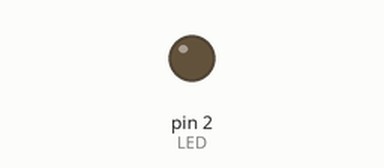
Simulated run of this sketch. Board: Arduino Uno, built for the host (arithmetic inside an expression is 32-bit, double 64-bit). On the bench: output pins drawn as LEDs (lit = HIGH). What the sketch prints to the serial monitor is not drawn.

Above: at 0.1 s.
Timing chart, 0 to 2.3 s (numbered marks = the images above):
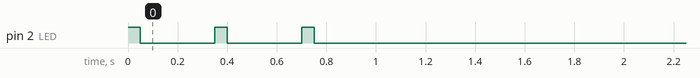

The sketch:

rfid_music_sketch.ino
```cpp
// This sketch reads RFID card ID and sends it as HTTP request to preconfigured website
// Author: Alexander Nikolaev (variomap@gmail.com)
#include <EtherCard.h>
#define LED 2

// ethernet interface mac address, must be unique on the LAN
static byte mymac[] = { 0x74,0x69,0x69,0x2D,0x30,0x31 };
static byte myip[] = { 192,168,1,25 };
static byte hisip[] = { 192,168,1,10 };
byte Ethernet::buffer[700];
char website[] PROGMEM = "192.168.1.10";

unsigned char rfid_id[4];
byte rfid_id_byte_count = 0;


// called when the client request is complete
static void my_callback (byte st, word off, word len) {
  // nothing to do so far
}


void blink_ok()
{
  digitalWrite(LED, HIGH);
  delay(200);
  digitalWrite(LED, LOW);
  delay(700);
}

void blink_error()
{
  for (int i = 0; i < 3; i++)
  {
    digitalWrite(LED, HIGH);
    delay(50);
    digitalWrite(LED, LOW);
    delay(300);
  }
}

void setup () {
  // led
  pinMode(LED, OUTPUT);
  digitalWrite(LED, HIGH);

  if (ether.begin(sizeof Ethernet::buffer, mymac) != 0)
    blink_error();

  if (!ether.staticSetup(myip, hisip))
    blink_error();

   ether.copyIp(ether.hisip, hisip);
   ether.hisport = 19000;

   while (ether.clientWaitingGw())
     ether.packetLoop(ether.packetReceive());

  // rfid
  delay(1000);
  Serial.begin(9600);
  delay(10);
  Serial.write(0x02); // send command "simple receive" to rfid
  delay(100);

  rfid_id_byte_count = 0;

  digitalWrite(LED, LOW);
}


void serialEvent() {
  while (Serial.available()) {
    // get the new byte:
    char inChar = (char)Serial.read();
    if (rfid_id_byte_count < 4)
    {
      rfid_id[rfid_id_byte_count++] = inChar;
    }
  }
}


void loop () {
  ether.packetLoop(ether.packetReceive());

  if (4 == rfid_id_byte_count)
  {
    char rfid_urlencoded[16];
    sprintf(rfid_urlencoded, "%02X.%02X.%02X.%02X", rfid_id[0], rfid_id[1], rfid_id[2], rfid_id[3]);
    ether.browseUrl(PSTR("/rfid/1/"), rfid_urlencoded, website, my_callback);
    blink_ok();

    rfid_id_byte_count = 0;
  }
}
```
